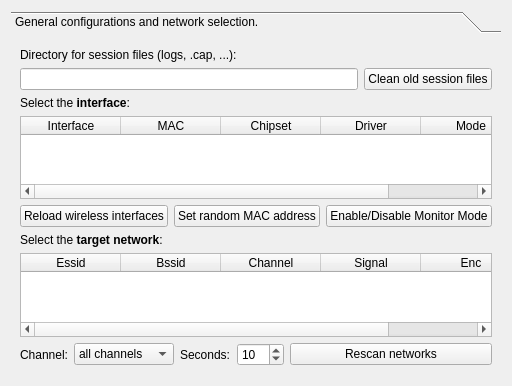
      <widget class="QWidget" name="TabPage">
       <attribute name="title">
        <string>Configuration</string>
       </attribute>
       <layout class="QGridLayout">
        <item row="0" column="0">
         <widget class="QToolBox" name="toolBox3_2">
          <property name="currentIndex">
           <number>0</number>
          </property>
          <widget class="QWidget" name="page1">
           <property name="geometry">
            <rect>
             <x>0</x>
             <y>0</y>
             <width>634</width>
             <height>476</height>
            </rect>
           </property>
           <attribute name="label">
            <string>General configurations and network selection.</string>
           </attribute>
           <layout class="QGridLayout">
            <item row="1" column="0">
             <widget class="QLabel" name="textLabel3_5_6_2_2">
              <property name="text">
               <string>Select the &lt;b&gt;interface&lt;/b&gt;:</string>
              </property>
              <property name="wordWrap">
               <bool>false</bool>
              </property>
             </widget>
            </item>
            <item row="4" column="0">
             <widget class="QLabel" name="textLabel3_5_6_2">
              <property name="text">
               <string>Select the &lt;b&gt;target network&lt;/b&gt;:</string>
              </property>
              <property name="wordWrap">
               <bool>false</bool>
              </property>
             </widget>
            </item>
            <item row="0" column="0">
             <layout class="QGridLayout">
              <item row="0" column="0" colspan="2">
               <widget class="QLabel" name="textLabel3_4_4">
                <property name="text">
                 <string>Directory for session files (logs, .cap, ...):</string>
                </property>
                <property name="wordWrap">
                 <bool>false</bool>
                </property>
               </widget>
              </item>
              <item row="1" column="0">
               <widget class="QLineEdit" name="line_gath_logs"/>
              </item>
              <item row="1" column="1">
               <widget class="QPushButton" name="button_gath_clean">
                <property name="text">
                 <string>Clean old session files</string>
                </property>
               </widget>
              </item>
             </layout>
            </item>
            <item row="6" column="0">
             <layout class="QHBoxLayout">
              <item>
               <widget class="QLabel" name="textLabel1_2">
                <property name="text">
                 <string>Channel:</string>
                </property>
                <property name="wordWrap">
                 <bool>false</bool>
                </property>
               </widget>
              </item>
              <item>
               <widget class="QComboBox" name="combo_channel">
                <property name="minimumSize">
                 <size>
                  <width>100</width>
                  <height>0</height>
                 </size>
                </property>
                <item>
                 <property name="text">
                  <string>all channels</string>
                 </property>
                </item>
                <item>
                 <property name="text">
                  <string>1</string>
                 </property>
                </item>
                <item>
                 <property name="text">
                  <string>2</string>
                 </property>
                </item>
                <item>
                 <property name="text">
                  <string>3</string>
                 </property>
                </item>
                <item>
                 <property name="text">
                  <string>4</string>
                 </property>
                </item>
                <item>
                 <property name="text">
                  <string>5</string>
                 </property>
                </item>
                <item>
                 <property name="text">
                  <string>6</string>
                 </property>
                </item>
                <item>
                 <property name="text">
                  <string>7</string>
                 </property>
                </item>
                <item>
                 <property name="text">
                  <string>8</string>
                 </property>
                </item>
                <item>
                 <property name="text">
                  <string>9</string>
                 </property>
                </item>
                <item>
                 <property name="text">
                  <string>10</string>
                 </property>
                </item>
                <item>
                 <property name="text">
                  <string>11</string>
                 </property>
                </item>
                <item>
                 <property name="text">
                  <string>12</string>
                 </property>
                </item>
                <item>
                 <property name="text">
                  <string>13</string>
                 </property>
                </item>
               </widget>
              </item>
              <item>
               <widget class="QLabel" name="textLabel2_4">
                <property name="text">
                 <string>Seconds:</string>
                </property>
                <property name="wordWrap">
                 <bool>false</bool>
                </property>
               </widget>
              </item>
              <item>
               <widget class="QSpinBox" name="spin_sec">
                <property name="minimum">
                 <number>5</number>
                </property>
                <property name="maximum">
                 <number>200</number>
                </property>
                <property name="value">
                 <number>10</number>
                </property>
               </widget>
              </item>
              <item>
               <widget class="QPushButton" name="button_rescan_networks">
                <property name="sizePolicy">
                 <sizepolicy hsizetype="Expanding" vsizetype="Fixed">
                  <horstretch>0</horstretch>
                  <verstretch>0</verstretch>
                 </sizepolicy>
                </property>
                <property name="text">
                 <string>Rescan networks</string>
                </property>
               </widget>
              </item>
             </layout>
            </item>
            <item row="3" column="0">
             <layout class="QHBoxLayout">
              <item>
               <widget class="QPushButton" name="button_reload_interfaces">
                <property name="text">
                 <string>Reload wireless interfaces</string>
                </property>
               </widget>
              </item>
              <item>
               <widget class="QPushButton" name="button_random_mac">
                <property name="text">
                 <string>Set random MAC address</string>
                </property>
               </widget>
              </item>
              <item>
               <widget class="QPushButton" name="button_monitor">
                <property name="text">
                 <string>Enable/Disable Monitor Mode</string>
                </property>
               </widget>
              </item>
             </layout>
            </item>
            <item row="2" column="0">
             <widget class="QTableWidget" name="table_interfaces">
              <column>
               <property name="text">
                <string>Interface</string>
               </property>
              </column>
              <column>
               <property name="text">
                <string>MAC</string>
               </property>
              </column>
              <column>
               <property name="text">
                <string>Chipset</string>
               </property>
              </column>
              <column>
               <property name="text">
                <string>Driver</string>
               </property>
              </column>
              <column>
               <property name="text">
                <string>Mode</string>
               </property>
              </column>
             </widget>
            </item>
            <item row="5" column="0">
             <widget class="QTableWidget" name="table_networks">
              <column>
               <property name="text">
                <string>Essid</string>
               </property>
              </column>
              <column>
               <property name="text">
                <string>Bssid</string>
               </property>
              </column>
              <column>
               <property name="text">
                <string>Channel</string>
               </property>
              </column>
              <column>
               <property name="text">
                <string>Signal</string>
               </property>
              </column>
              <column>
               <property name="text">
                <string>Enc</string>
               </property>
              </column>
             </widget>
            </item>
           </layout>
          </widget>
         </widget>
        </item>
       </layout>
      </widget>
